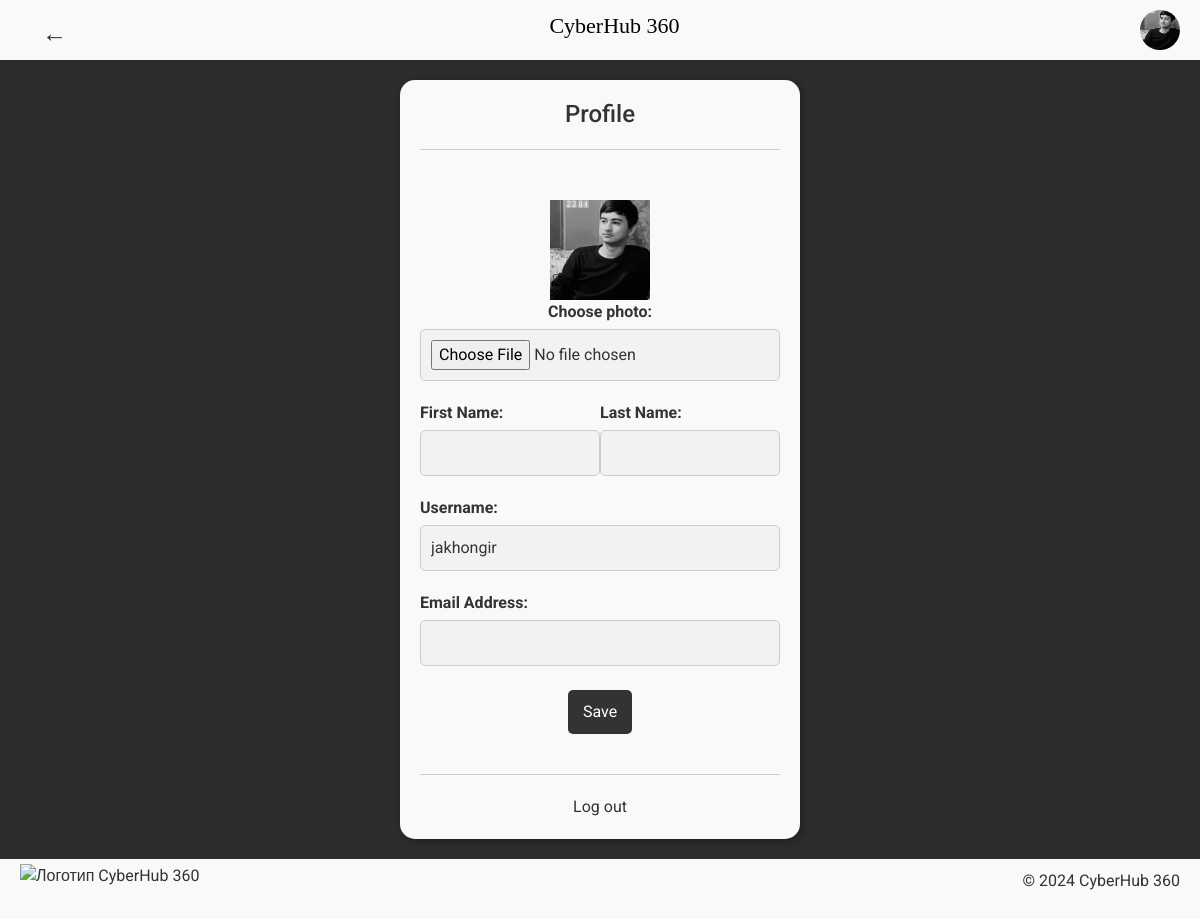
/users/profile/ (signed in), run on the app's committed database.
### users/models.py (models this page shows)
class User(AbstractUser):
    image = models.ImageField(upload_to='users_images', null=True, blank=True)

### users/views.py (the view)
# urls.py: path('profile/', profile, name='profile'),
def profile(request):
    if request.method == 'POST':
        form = UserProfileForm(instance=request.user, data=request.POST, files=request.FILES)
        if form.is_valid():
            form.save()
            return HttpResponseRedirect(reverse('users:profile'))
        else:
            print(form.errors)
    else:
        form = UserProfileForm(instance=request.user)
    context = {'title': 'CyberHub 360 - Profile', 'form': form}
    return render(request, 'users/profile.html', context)

### users/forms.py
class UserProfileForm(UserChangeForm):
    class Meta:
        model = User
        fields = ('first_name', 'last_name', 'username', 'email', 'image')

### users/templates/users/profile.html (shortened to what this page needs)
{% extends "users/base.html" %}
{% block content %}
{% load static %}
<div class="login-container">
    <h2>Profile</h2>
    <form action="{% url 'users:profile' %}" method="post" enctype="multipart/form-data">
        <div class="form-group" style="text-align: center;">
    <img width="100" height="100"
         src="{% if user.image %} {{ user.image.url }} {% else %} {% static 'images/avatar.png' %} {% endif %}"
         alt="User photo" style="display: inline-block;">
            <label for="userAvatar">Choose photo:</label>
            <input type="file" id="userAvatar" name="image" size="50">
        </div>
        <div class="form-group" style="display: flex; justify-content: space-between;">
            <div>
                <label for="first_name">First Name:</label>
                <input type="text" id="first_name" name="first_name" value="{{ user.first_name }}">
            </div>
            <div>
                <label for="last_name">Last Name:</label>
                <input type="text" id="last_name" name="last_name" value="{{ user.last_name }}">
            </div>
        </div>
        <div class="form-group">
            <label for="username">Username:</label>
            <input type="text" id="username" name="username" value="{{ user.username }}">
        </div>
        <div class="form-group">
            <label for="email">Email Address:</label>
            <input type="email" id="email" name="email" value="{{ user.email }}">
        </div>
        <button type="submit" class="read-more">Save</button>
    </form>
    <div class="additional-links">
        <a href="{% url 'users:logout' %}">Log out</a>
    </div>
</div>
{% endblock content %}

### users/templates/users/base.html (shortened to what this page needs)
{% load static %}
<!DOCTYPE html>
<html lang="ru">
<head>
    <link href="https://cdn.jsdelivr.net/npm/bootstrap-icons@1.7.2/font/bootstrap-icons.css" rel="stylesheet">
    <link rel="stylesheet" href="https://cdn.jsdelivr.net/npm/bootstrap-icons@1.11.3/font/bootstrap-icons.min.css">
    <link href="https://cdn.jsdelivr.net/npm/bootstrap@5.0.2/dist/css/bootstrap.min.css" rel="stylesheet"
>
    <link rel="stylesheet" href="https://cdn.jsdelivr.net/npm/bootstrap-icons@1.11.3/font/bootstrap-icons.min.css">
    <link rel="stylesheet" href="{% static 'styles.css' %}">
</head>
<body>
    <header>
        <nav>
            <button class="menu-button" onclick="window.history.back()" aria-label="Назад">
                <span>←</span>
            </button>
            <h1 class="site-title">CyberHub 360</h1>
            {% if user.is_authenticated %}
    <div class="user-info">
        <a href="{% url 'users:profile' %}">
            {% if user.image %}
                <img src="{{ user.image.url }}" alt="User Avatar" width="30" height="30">
            {% else %}
                    <img src="{% static 'images/avatar.png' %}" alt="User Avatar" width="30" height="30">
            {% endif %}
        </a>
    </div>
{% else %}
    <button class="login-button" onclick="window.location.href='{% url 'users:login' %}';" aria-label="Вход">
        <i class="bi bi-person-circle" style="font-size: 20px;"></i>
    </button>
{% endif %}
        </nav>
    </header>
    <main>
        {% block content %}{% endblock %}
    </main>
    <footer>
        <img src="logo.png" alt="Логотип CyberHub 360">
        <p>© 2024 CyberHub 360</p>
    </footer>
</body>
</html>

### static/styles.css (style rules this page uses)
* { margin: 0; padding: 0; box-sizing: border-box; font-family: 'Roboto', sans-serif; }
body { background-color: #1a1a1a; color: #f2f2f2; }
nav { height: 60px; background-color: #F8F9FA; color: #333; display: flex; justify-content: space-between; padding: 20px; align-items: center; box-shadow: 0 2px 4px rgba(0, 0, 0, 0.1); }
button { background-color: #F8F9FA; color: #333; border: none; padding: 10px 20px; text-align: center; text-decoration: none; display: inline-block; font-size: 16px; margin: 4px 2px; cursor: pointer; transition: background-color 0.3s ease-in-out; }
.menu-button { height: 50px; font-size: 25px; background: #F8F9FA; border: none; cursor: pointer; color: #333; transition: 0.3s; vertical-align: middle; }
nav h1 { flex: 0 0 200px; text-align: center; font-family: 'NewBaskervilleCTT'; font-size: 22px; color: black; }
.user-info img { width: 40px; height: 40px; border-radius: 50%; object-fit: cover; background-color: #F8F9FA; color: #333; transition: 0.3s; vertical-align: middle; }
main { padding: 20px; background-color: #F8F9FA; padding-bottom: 80px; background-color: #2c2c2c; min-height: calc(100vh - 60px); animation: fadeIn 2s; }
footer { height: 60px; background-color: #F8F9FA; color: #333; text-align: center; padding: 20px; left: 0; bottom: 0; width: 100%; display: flex; justify-content: space-between; align-items: center; }
footer img { height: 50px; width: auto; }
.login-container { max-width: 400px; margin: 0 auto; padding: 40px 20px; background-color: #2c2c2c; border-radius: 8px; box-shadow: 0px 0px 20px rgba(0, 0, 0, 0.1); text-align: center; color: #f2f2f2; }
.login-container h2 { font-size: 24px; margin-bottom: 30px; color: #f2f2f2; }
.form-group { margin-bottom: 20px; text-align: left; }
.form-group label { display: block; font-weight: bold; margin-bottom: 5px; color: #f2f2f2; }
.form-group input { width: calc(100% - 0px); padding: 10px; border: 1px solid #ccc; border-radius: 5px; font-size: 16px; background-color: #f2f2f2; color: #333; }
.form-group input::placeholder { color: #888; }
.read-more { padding: 10px 15px; background-color: #333; color: #fff; text-decoration: none; border-radius: 5px; transition: background-color .3s; }
.login-container { max-width: 400px; margin: 0 auto; padding: 20px 20px; background-color: #F8F9FA; border-radius: 15px; box-shadow: 2px 2px 6px 0px rgba(0,0,0,0.3); text-align: center; color: #333; display: flex; flex-direction: column; justify-content: center; }
h2::after, .additional-links::before { content: ""; display: block; height: 1px; width: 100%; background-color: #ccc; margin: 20px 0; }
.login-container h2 { font-size: 24px; margin-bottom: 30px; color: #333; }
.form-group label { color: #333; }
.additional-links { margin-top: 1em; text-align: center; }
.additional-links a { color: #333; text-decoration: none; }

### data on the page
User: image (picture), username "jakhongir"
